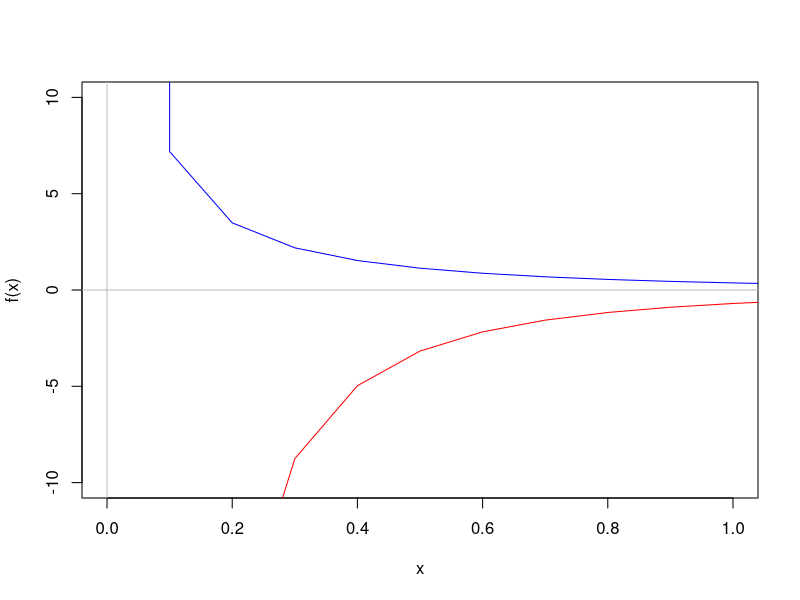
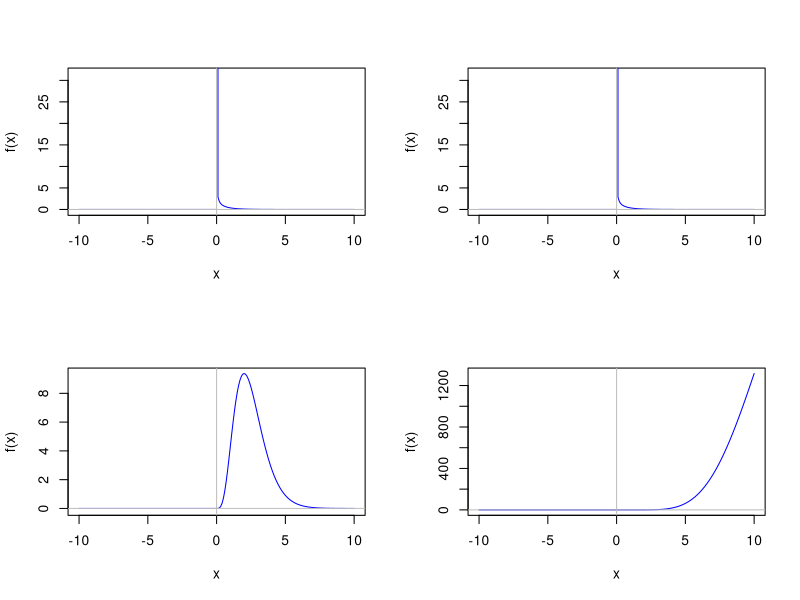
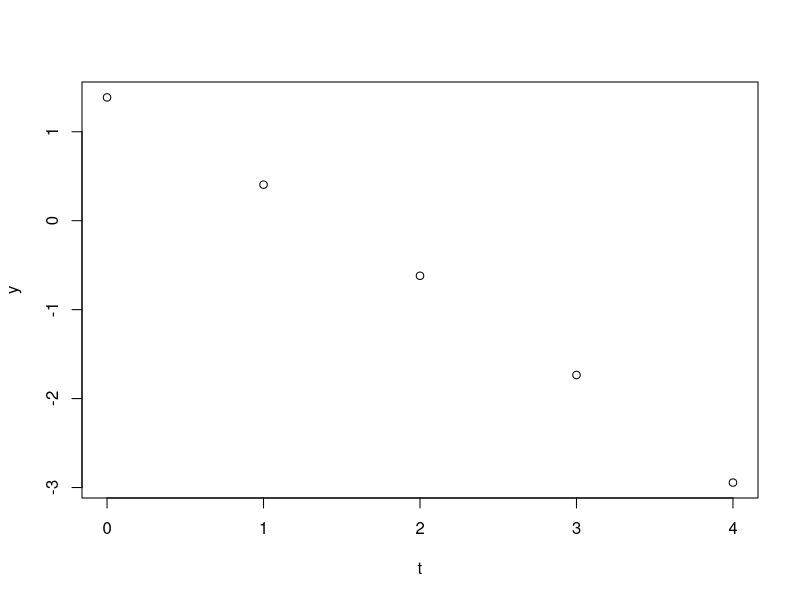
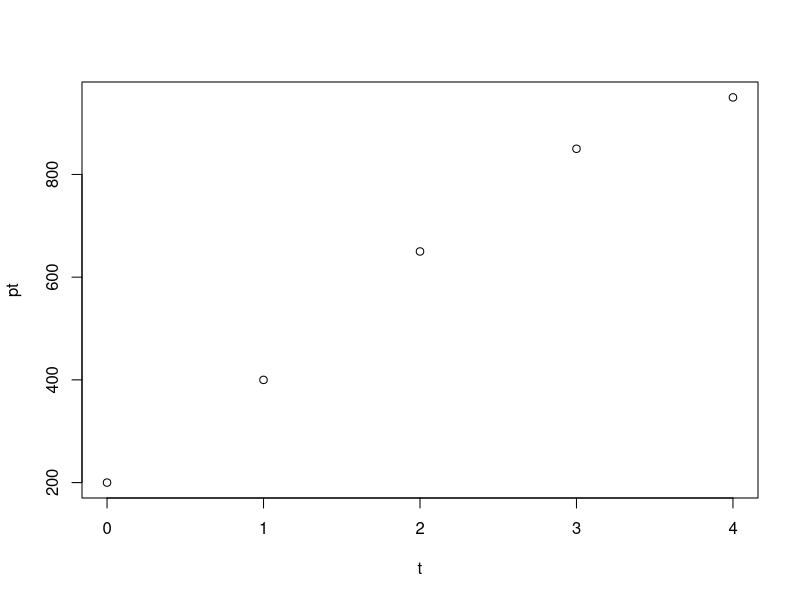
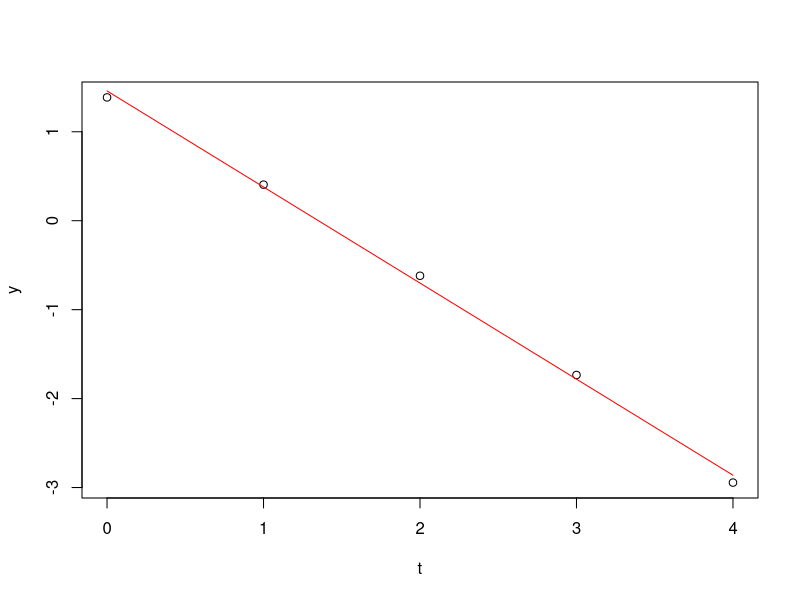
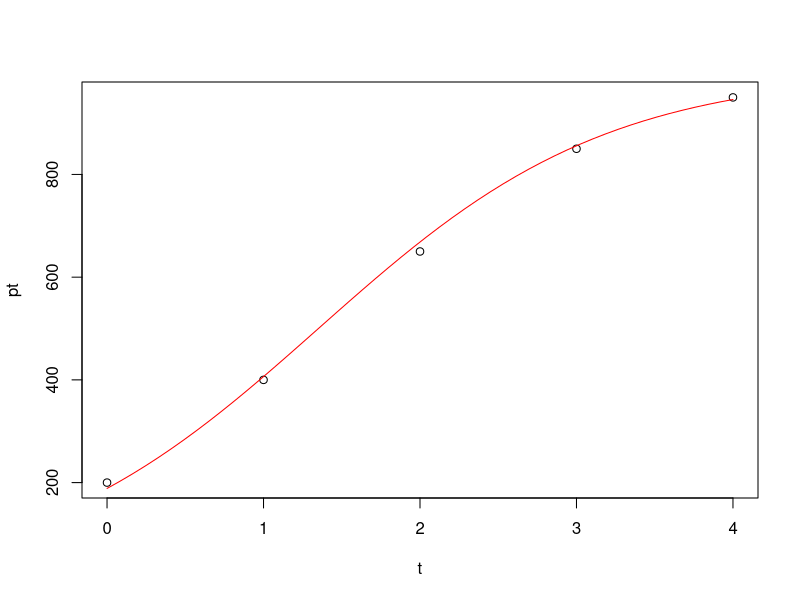

R code for these plots, in order:
#### ejercicio 1 ####

#dominio de la función
par(mfrow=c(1,1))
kk = 0.1
lambdaa = 1

f <- function(x,k=kk,lambda=lambdaa){
  (x^(k-1))*(lambda^k)*exp(-lambda*x)*(x > 0)+0*(x <= 0)
}
curve(f(x),-10,0,ylim=c(-10,10),col="blue",xlim=c(0,1))
curve(f(x),1/1e+10, 10,ylim=c(-10,10),col="blue",add=TRUE)
f(-90)
fd <- function(x,k=kk, lambda=lambdaa){
  exp(-lambda*x)*(x^(k-1))*(k*x^-1-x^-1-lambda)*lambda^k*(x >0)+0*(x <=0)
  }
curve(fd(x),-10,0,add=TRUE,col="red")
curve(fd(x),1/1e+10,10,add=TRUE,col="red")
abline(h=0,v=0,col="grey")

### concavidad
lambda = 2
k = 2
a = lambda^2
b = 2*lambda-2*lambda*k
c = k^2 -3*k + 2
-b + c(-1,1)*( sqrt(b^2 - 4*a*c)/(2*a))

### representación gráfica
par(mfrow=c(2,2))
kk = 0.5
lambdaa = 1

f <- function(x,k=kk,lambda=lambdaa){
  wrap <- function(x){
    if (x >0){(x^(k-1))*(lambda^k)*exp(-lambda*x)}else{0}
  }
  if (length(x) > 1){
    sapply(x, wrap)
  }else(wrap(x))
}
x = (-10000:10000)/1000
yminn <-c( min(f(x),na.rm=TRUE),max(f(x),na.rm=TRUE))-c(0.1,0)
curve(f(x),-10,0,col="blue",xlim=c(-10,10),ylim=yminn)
curve(f(x),1/1e+10, 10,col="blue",add=TRUE,ylim=yminn)
abline(h=0, v=0, col = "grey")

kk = 0.5
lambdaa = 1

f <- function(x,k=kk,lambda=lambdaa){
  wrap <- function(x){
    if (x >0){(x^(k-1))*(lambda^k)*exp(-lambda*x)}else{0}
  }
  if (length(x) > 1){
    sapply(x, wrap)
  }else(wrap(x))
}
x = (-10000:10000)/1000
yminn <-c( min(f(x),na.rm=TRUE),max(f(x),na.rm=TRUE))-c(0.1,0)
curve(f(x),-10,0,col="blue",xlim=c(-10,10),ylim=yminn)
curve(f(x),1/1e+10, 10,col="blue",add=TRUE,ylim=yminn)
abline(h=0, v=0, col = "grey")

kk = 5
lambdaa = 2

f <- function(x,k=kk,lambda=lambdaa){
  wrap <- function(x){
    if (x >0){(x^(k-1))*(lambda^k)*exp(-lambda*x)}else{0}
  }
  if (length(x) > 1){
    sapply(x, wrap)
  }else(wrap(x))
}
x = (-10000:10000)/1000
yminn <-c( min(f(x),na.rm=TRUE),max(f(x),na.rm=TRUE))-c(0.1,0)
curve(f(x),-10,0,col="blue",xlim=c(-10,10),ylim=yminn)
curve(f(x),1/1e+10, 10,col="blue",add=TRUE,ylim=yminn)
abline(h=0, v=0, col = "grey")
kk = 9
lambdaa = 0.5

f <- function(x,k=kk,lambda=lambdaa){
  wrap <- function(x){
    if (x >0){(x^(k-1))*(lambda^k)*exp(-lambda*x)}else{0}
  }
  if (length(x) > 1){
    sapply(x, wrap)
  }else(wrap(x))
}
x = (-10000:10000)/1000
yminn <-c( min(f(x),na.rm=TRUE),max(f(x),na.rm=TRUE))-c(0.1,0)
curve(f(x),-10,0,col="blue",xlim=c(-10,10),ylim=yminn)
curve(f(x),1/1e+10, 10,col="blue",add=TRUE,ylim=yminn)
abline(h=0, v=0, col = "grey")

#### ejercicio 1 integración

kk = 0.5
lambdaa = 1

f <- function(x,k=kk,lambda=lambdaa){
  wrap <- function(x){
    if (x >0){(x^(k-1))*(lambda^k)*exp(-lambda*x)}else{0}
  }
  if (length(x) > 1){
    sapply(x, wrap)
  }else(wrap(x))
}
integrate(f,0,Inf)

kk = 1
lambdaa = 1

f <- function(x,k=kk,lambda=lambdaa){
  wrap <- function(x){
    if (x >0){(x^(k-1))*(lambda^k)*exp(-lambda*x)}else{0}
  }
  if (length(x) > 1){
    sapply(x, wrap)
  }else(wrap(x))
}
integrate(f,0,Inf)


kk = 5
lambdaa = 2

f <- function(x,k=kk,lambda=lambdaa){
  wrap <- function(x){
    if (x >0){(x^(k-1))*(lambda^k)*exp(-lambda*x)}else{0}
  }
  if (length(x) > 1){
    sapply(x, wrap)
  }else(wrap(x))
}
integrate(f,0,Inf)


kk = 9
lambdaa = 0.5

f <- function(x,k=kk,lambda=lambdaa){
  wrap <- function(x){
    if (x >0){(x^(k-1))*(lambda^k)*exp(-lambda*x)}else{0}
  }
  if (length(x) > 1){
    sapply(x, wrap)
  }else(wrap(x))
}
integrate(f,0,Inf)


#### ejercicio 2a ####
##1
n = 1:7
factorial(n-1) == gamma(n)
##2
fi <- function(x,k=1,lambda=1){
  (x^(k-1))*(lambda^k)*exp(-lambda*x)
}
dummy=sapply(n, function(n){
    cat("\n")
    cat("n=",n,"\n",sep="")
    j= integrate(fi, 0, Inf, k=n, lambda=1)$value
    cat("##",
       "integrate(fi, 0, Inf, k=n, lambda=1)$value \n",
       j,"\n",
       "##",
       "gamma(n) \n",
       gamma(n), "\n",sep="")
  #integrate(fi, 0, Inf, k=n, lambda=1)$value
  #gamma(n)
    cat("\n")
})
#### ejercicio 2b ####

kk = 0.5
lambdaa = 1

f <- function(x,k=kk,lambda=lambdaa){
  wrap <- function(x){
    if (x >0){(x^(k-1))*(lambda^k)*exp(-lambda*x)}else{0}
  }
  if (length(x) > 1){
    sapply(x, wrap)
  }else(wrap(x))
}
## 1a
integrate(f,0,1)$value*(1/gamma(kk))
pgamma(1, kk, lambdaa)
## 1b
integrate(f,0,0)$value*(1/gamma(kk))
pgamma(0, kk, lambdaa)
## 1c
integrate(f,0,kk)$value*(1/gamma(kk))
pgamma(kk, kk, lambdaa)
## 2
integrate(f,0,2*kk)$value*(1/gamma(kk))-integrate(f,0,0)$value*(1/gamma(kk))
pgamma(2*kk, kk, lambdaa)-pgamma(0, kk, lambdaa)
## 3
integrate(f,0,Inf)$value*(1/gamma(kk))
integrate(dgamma, 0, Inf, shape=kk, rate=lambdaa)


kk = 1
lambdaa = 1

f <- function(x,k=kk,lambda=lambdaa){
  wrap <- function(x){
    if (x >0){(x^(k-1))*(lambda^k)*exp(-lambda*x)}else{0}
  }
  if (length(x) > 1){
    sapply(x, wrap)
  }else(wrap(x))
}
## 1a
integrate(f,0,1)$value*(1/gamma(kk))
pgamma(1, kk, lambdaa)
## 1b
integrate(f,0,0)$value*(1/gamma(kk))
pgamma(0, kk, lambdaa)
## 1c
integrate(f,0,kk)$value*(1/gamma(kk))
pgamma(kk, kk, lambdaa)
## 2
integrate(f,0,2*kk)$value*(1/gamma(kk))-integrate(f,0,0)$value*(1/gamma(kk))
pgamma(2*kk, kk, lambdaa)-pgamma(0, kk, lambdaa)
## 3
integrate(f,0,Inf)$value*(1/gamma(kk))
integrate(dgamma, 0, Inf, shape=kk, rate=lambdaa)


kk = 5
lambdaa = 2

f <- function(x,k=kk,lambda=lambdaa){
  wrap <- function(x){
    if (x >0){(x^(k-1))*(lambda^k)*exp(-lambda*x)}else{0}
  }
  if (length(x) > 1){
    sapply(x, wrap)
  }else(wrap(x))
}
## 1a
integrate(f,0,1)$value*(1/gamma(kk))
pgamma(1, kk, lambdaa)
## 1b
integrate(f,0,0)$value*(1/gamma(kk))
pgamma(0, kk, lambdaa)
## 1c
integrate(f,0,kk)$value*(1/gamma(kk))
pgamma(kk, kk, lambdaa)
## 2
integrate(f,0,2*kk)$value*(1/gamma(kk))-integrate(f,0,0)$value*(1/gamma(kk))
pgamma(2*kk, kk, lambdaa)-pgamma(0, kk, lambdaa)
## 3
integrate(f,0,Inf)$value*(1/gamma(kk))
integrate(dgamma, 0, Inf, shape=kk, rate=lambdaa)


kk = 9
lambdaa = 0.5

f <- function(x,k=kk,lambda=lambdaa){
  wrap <- function(x){
    if (x >0){(x^(k-1))*(lambda^k)*exp(-lambda*x)}else{0}
  }
  if (length(x) > 1){
    sapply(x, wrap)
  }else(wrap(x))
}
## 1a
integrate(f,0,1)$value*(1/gamma(kk))
pgamma(1, kk, lambdaa)
## 1b
integrate(f,0,0)$value*(1/gamma(kk))
pgamma(0, kk, lambdaa)
## 1c
integrate(f,0,kk)$value*(1/gamma(kk))
pgamma(kk, kk, lambdaa)
## 2
integrate(f,0,2*kk)$value*(1/gamma(kk))-integrate(f,0,0)$value*(1/gamma(kk))
pgamma(2*kk, kk, lambdaa)-pgamma(0, kk, lambdaa)
## 3
integrate(f,0,Inf)$value*(1/gamma(kk))
integrate(dgamma, 0, Inf, shape=kk, rate=lambdaa)

####3a
par(mfrow=c(1,1))
L = 1000
P <- function(t, L, c, a){
  L/(1+c*exp(a*t))
}
t = c(0,1,2,3,4)
pt = c(200,400,650,850,950)
## 1
y = log((L/pt)-1)
plot(t,y)
plot(t, pt)
## 2
tabla <- NULL
tabla <- rbind(t,y)
rownames(tabla) <- c("t", "y")
tabla
## 3
co = lsfit(tabla[1,], tabla[2,])$coefficients
t_ = seq(0, 4, length.out=50)
y_ = t_*co[2] + co[1]
plot(t,y)
lines(t_, y_, col="red")
## 4
t_ = seq(0, 4, length.out=50)
p_ = P(t_, L, exp(co[1]), co[2])
plot(t,pt)
lines(t_, p_, col="red")

